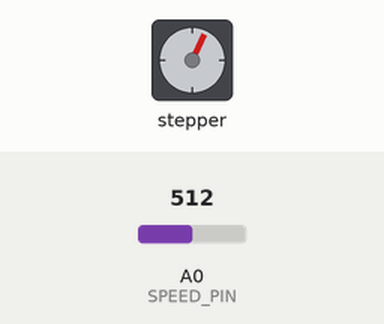
The sketch below on a simulated Arduino Uno, built with avr-gcc and run on an emulated ATmega328P. Parts: stepper motor. The test bench sets the inputs (shaded band); at power-on: A0 (SPEED_PIN) = 512. Stepper angles assume 4096 steps per turn.

Above: at 1.1 s.
1.3 s: A0 (SPEED_PIN) set to 716
At 1.73 s:
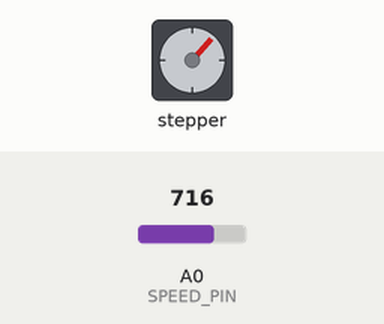
4.3 s: A0 (SPEED_PIN) set to 1010
At 4.74 s:
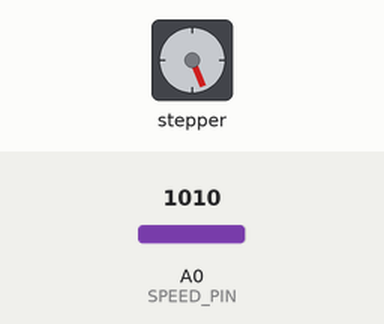
7.3 s: A0 (SPEED_PIN) set to 511
At 7.47 s:
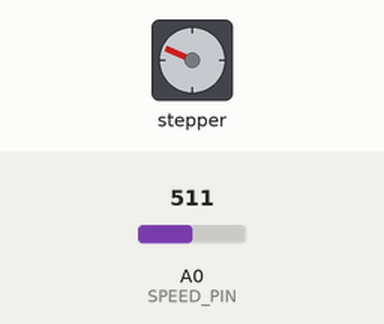
Timing chart, 0 to 19.3 s (numbered marks = the images above; inputs shaded):
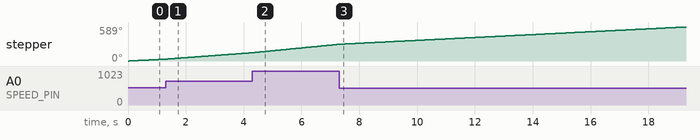

The sketch:

TimelapseRotator.ino
```cpp
#include <AccelStepper.h>

/*
 * A camera timelapse rotator
 * using arduino and 28BYJ-48 stepper motor.
 *
 * ULN2003A driver setup
 *   + IN1 to D2 (digital pin 2)
 *   + IN2 to D3
 *   + IN3 to D4
 *   + IN4 to D5
 */

#define SPEED_PIN A0
#define STEP_NUM 64
#define MULTIPLIER 5 // change this value to adjust min/max speed

AccelStepper stepper = AccelStepper(AccelStepper::HALF4WIRE, 2, 4, 3, 5);
// notice that two pins(3, 4) are swapped.

float readSpeed(void);

void setup() {
  stepper.setMaxSpeed(1000);
}

void loop() {
  float speed = readSpeed();
  Serial.println(speed);
  float stepperSpeed = speed * STEP_NUM * MULTIPLIER * 2; // x2 for half stepping
  stepper.setSpeed(stepperSpeed);
  stepper.runSpeed();
}

/*
 * Read value from potentiometer
 * and return normalized value
 */
float readSpeed() {
  int value = analogRead(SPEED_PIN);
  return (double)value / 1024;
}
```
